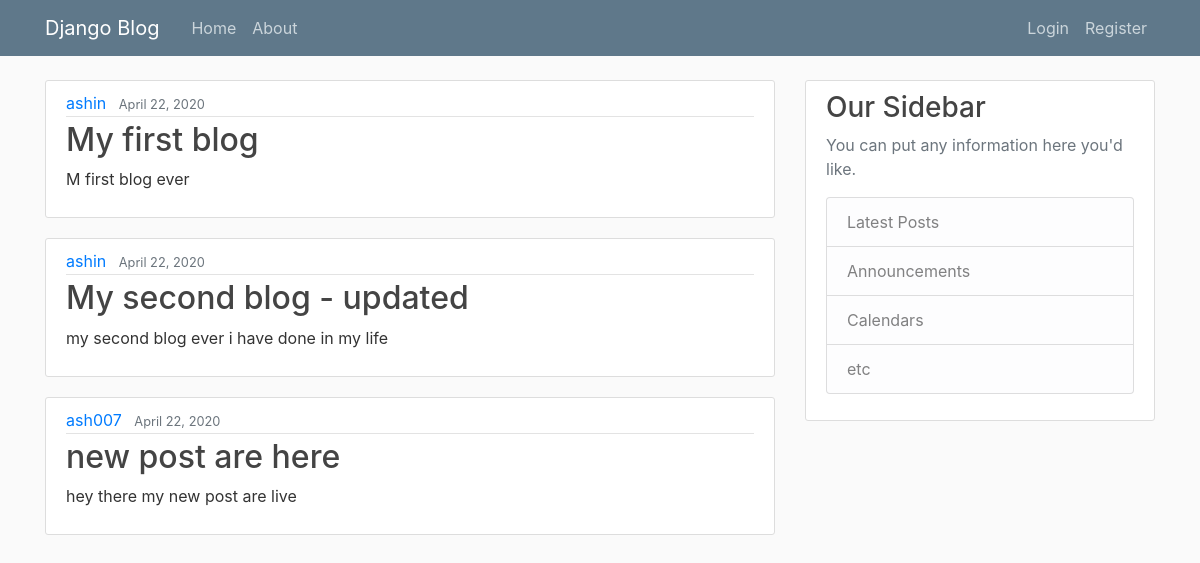
The page / on the database its author committed.
### blog/models.py (models this page shows)
class Post(models.Model):
    title = models.CharField(max_length=100)
    content = models.TextField()
    date_posted = models.DateField(default=timezone.now)
    author = models.ForeignKey(User, on_delete=models.CASCADE)  # delete the post when user account is deleted

### blog/views.py (the view)
# urls.py: path('', views.home, name="blog-home"),
def home(request):
    context = {
        "posts": Post.objects.all()
    }
    return render(request, "blog/home.html", context)

### blog/templates/blog/home.html
 {% extends "blog/base.html" %}
    {% block content %}
        {% for post in posts %}
            <article class="media content-section">
                  <div class="media-body">
                    <div class="article-metadata">
                      <a class="mr-2" href="#">{{ post.author }}</a>
                      <small class="text-muted">{{ post.date_posted }}</small>
                    </div>
                    <h2><a class="article-title" href="#">{{ post.title }}</a></h2>
                    <p class="article-content">{{ post.content }}</p>
                  </div>
            </article>
        {% endfor %}
    {% endblock content %}

### blog/templates/blog/base.html (shortened to what this page needs)
{% load static %}
<!DOCTYPE html>
<html>
    <head>
    <link rel="stylesheet" href="https://stackpath.bootstrapcdn.com/bootstrap/4.4.1/css/bootstrap.min.css">
    <link rel="stylesheet" type="text/css" href="{% static 'blog/main.css'%}">
    </head>
    <body>
        <header class="site-header">
            <nav class="navbar navbar-expand-md navbar-dark bg-steel fixed-top">
                <div class="container">
                    <a class="navbar-brand mr-4" href="{% url 'blog-home'%}">Django Blog</a>
                    <div class="collapse navbar-collapse" id="navbarToggle">
                        <div class="navbar-nav mr-auto"><a class="nav-item nav-link" href="{% url 'blog-home' %}">Home</a>
                            <a class="nav-item nav-link" href="{% url 'blog-about' %}">About</a>
                        </div>
                        <div class="navbar-nav">
                            {% if user.is_authenticated %}
                                <a class="nav-item nav-link" href="{% url 'profile' %}">{{user.get_username}}</a>
                                <a class="nav-item nav-link" href="{% url 'logout' %}">Logout</a>
                            {% else %}
                                <a class="nav-item nav-link" href="{% url 'login' %}">Login</a>
                                <a class="nav-item nav-link" href="{% url 'register' %}">Register</a>
                            {% endif %}
                        </div>
                    </div>
                </div>
            </nav>
        </header>
                    <main role="main" class="container">
              <div class="row">
                <div class="col-md-8">
                  {% block content %}{% endblock %}
                </div>
                <div class="col-md-4">
                  <div class="content-section">
                    <h3>Our Sidebar</h3>
                    <p class='text-muted'>You can put any information here you'd like.
                      <ul class="list-group">
                        <li class="list-group-item list-group-item-light">Latest Posts</li>
                        <li class="list-group-item list-group-item-light">Announcements</li>
                        <li class="list-group-item list-group-item-light">Calendars</li>
                        <li class="list-group-item list-group-item-light">etc</li>
                      </ul>
                    </p>
                  </div>
                </div>
              </div>
            </main>
    </body>
</html>

### blog/static/blog/main.css (style rules this page uses)
body { background: #fafafa; color: #333333; margin-top: 5rem; }
h1, h2, h3, h4, h5, h6 { color: #444444; }
ul { margin: 0; }
.bg-steel { background-color: #5f788a; }
.site-header .navbar-nav .nav-link { color: #cbd5db; }
.content-section { background: #ffffff; padding: 10px 20px; border: 1px solid #dddddd; border-radius: 3px; margin-bottom: 20px; }
.article-title { color: #444444; }
.article-content { white-space: pre-line; }
.article-metadata { padding-bottom: 1px; margin-bottom: 4px; border-bottom: 1px solid #e3e3e3 }

### rows shown on the page
Post: author "ashin", date_posted "April 22, 2020", title "My first blog", content "M first blog ever"
Post: author "ashin", date_posted "April 22, 2020", title "My second blog - updated", content "my second blog ever i have done in my life"
Post: author "ash007", date_posted "April 22, 2020", title "new post are here", content "hey there my new post are live"
